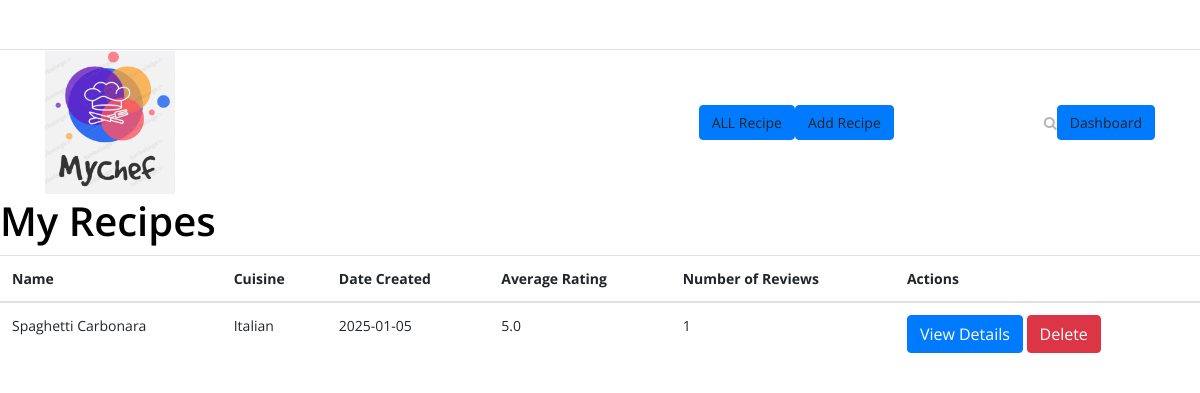
The app's page /my_recipes (signed in) with its own data.
### MyChef/models.py (models this page shows)
class Recipe(db.Model):
    id = db.Column(db.Integer, primary_key=True)
    name = db.Column(db.String(150), nullable=False)
    description = db.Column(db.Text, nullable=True)
    cuisine = db.Column(db.String(100), nullable=True)
    image = db.Column(db.String(150), nullable=True)
    rating = db.Column(db.Integer, default=0)
    date_created = db.Column(db.DateTime(timezone=True), default=func.now())
    user_id = db.Column(db.Integer, db.ForeignKey('user.id'), nullable=False)
    reviews = db.relationship('Review', backref='reviews_in_recipe', cascade='all, delete-orphan')
    ingredients = db.relationship('Ingredient', backref='recipe', cascade='all, delete-orphan')
    instructions = db.relationship('Instruction', backref='recipe', cascade='all, delete-orphan')
    meal_plans = db.relationship('MealPlan', back_populates='recipe')
    tags = db.relationship('Tag', secondary='recipe_tags', backref=db.backref('tags_in_recipe', lazy='dynamic'))
    user = db.relationship('User', back_populates='recipes')

### MyChef/views.py (the view)
@views.route('/my_recipes', methods=['GET'])
@login_required
def my_recipes():
    recipes = db.session.query(
        Recipe,
        func.coalesce(func.avg(Review.rating), 0).label('average_rating'),
        func.count(Review.id).label('review_count')
    ).outerjoin(Review).filter(Recipe.user_id == current_user.id).group_by(Recipe.id).all()
    return render_template('my_recipes.html', recipes=recipes)

### MyChef/templates/my_recipes.html
{% extends "base.html" %}
{% block content %}
<h1>My Recipes</h1>
<table class="table">
    <thead>
        <tr>
            <th>Name</th>
            <th>Cuisine</th>
            <th>Date Created</th>
            <th>Average Rating</th>
            <th>Number of Reviews</th>
            <th>Actions</th>
        </tr>
    </thead>
    <tbody>
        {% for recipe, average_rating, review_count in recipes %}
        <tr>
            <td>{{ recipe.name }}</td>
            <td>{{ recipe.cuisine }}</td>
            <td>{{ recipe.date_created.strftime('%Y-%m-%d') }}</td>
            <td>{{ average_rating|round(1) }}</td>
            <td>{{ review_count }}</td>
            <td>
                <a href="{{ url_for('views.recipe_details', recipe_id=recipe.id) }}" class="btn btn-primary">View Details</a>
                <form action="{{ url_for('views.delete_recipe', recipe_id=recipe.id) }}" method="post" style="display:inline;">
                    <button type="submit" class="btn btn-danger">Delete</button>
                </form>
            </td>
        </tr>
        {% endfor %}
    </tbody>
</table>
{% endblock %}

### MyChef/static/style.css (style rules this page uses)
* { margin: 0; padding: 0; }
body { font-family: "Open Sans", sans-serif; font-size: 14px; }
h1, h2, h3, h4, h5, h6 { color: #000000; line-height: 1.3; font-weight: 600; }
a, a:hover, a:focus { -webkit-transition-duration: 500ms; transition-duration: 500ms; text-decoration: none; outline: 0 solid transparent; color: #000000; font-weight: 600; font-size: 14px; color: #474747; }

### records on screen
Recipe: name "Spaghetti Carbonara", cuisine "Italian", date_created "2025-01-05", average_rating "5.0", review_count "1"
